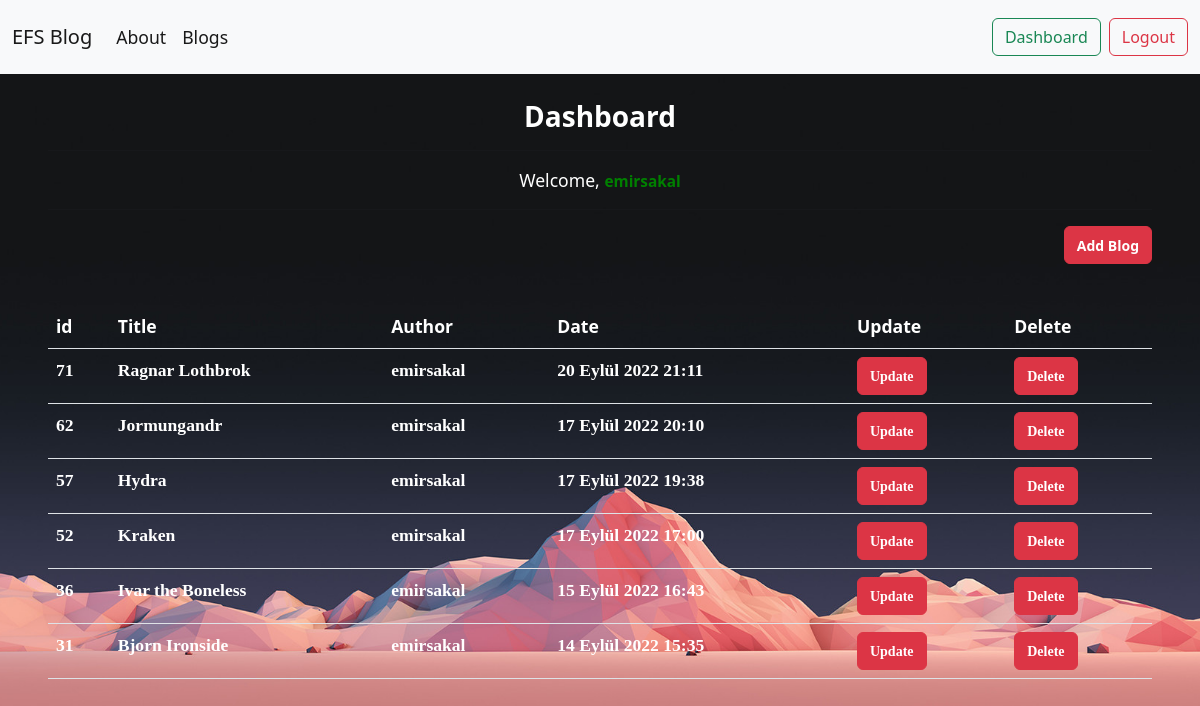
Screenshot of /blogs/dashboard/ (signed in) with the database file from the repository.
### article/models.py (models this page shows, shortened)
class Article(models.Model):
    author = models.ForeignKey("auth.User", on_delete = models.CASCADE,verbose_name= "Author ")
    title = models.CharField(max_length = 50, verbose_name= "Title ")
    content = RichTextField()
    created_date = models.DateTimeField(auto_now_add=True, verbose_name= "Created Date")
    article_image = models.FileField(blank = True,null = True,verbose_name="Image")
    article_image2 = models.FileField(blank = True,null = True,verbose_name="Image 2")
    class Meta:
        ordering = ['-created_date']

### article/views.py (the view)
# urls.py: path('dashboard/',views.dashboard,name = "dashboard"),
@login_required(login_url="user:login")
def dashboard(request):
    articles = Article.objects.filter(author = request.user)
    context = {
        "articles" : articles
    }
    return render(request,"dashboard.html",context)

### templates/dashboard.html (shortened to what this page needs)
{% extends 'layout.html' %}
{% block body %}
<h3 style = "color : white; text-align:center; font-weight: bold;"> Dashboard </h3>
<hr>
<p style = "color : white; text-align:center;">
    Welcome, <small style = "color : green; font-weight: bold;">{{request.user.username}}</small>
</p>
<hr>
<a class = "btn btn-danger" style = "float : right;" href = "{% url 'article:addblog' %}"><small style="font-weight: bold;">Add Blog</small></a>
<br><br><br>
{% if articles %}
    <table class="table">
        <thead>
        <tr style = "color : white;">
            <th scope="col">id</th>
            <th scope="col">Title</th>
            <th scope="col">Author</th>
            <th scope="col">Date</th>
            <th scope="col">Update</th>
            <th scope="col">Delete</th>
        </tr>
        </thead>
        <tbody>
            {% for article in articles %}
                <tr style = "color : white; font-family:Didot, serif; font-weight: bold;">
                    <th scope="row">{{article.id}}</th>
                    <td><a href = "{% url 'article:detail' article.id %}">{{article.title}}</a></td>
                    <td>{{article.author.username}}</td>
                    <td>{{article.created_date}}</td>
                    <td><a href="{% url 'article:update' article.id %}" class = "btn btn-danger"><small style="font-weight: bold;">Update</small></a></td>
                    <td><a class = "btn btn-danger" data-bs-toggle="modal" data-bs-target="#exampleModal"><small style="font-weight: bold;">Delete</small></a></td>
                </tr>
            {% endfor %}
        </tbody>
    </table>
{% else %}
    <div class ="alert alert-danger"> You did not write any blog.</div>
{% endif %}
{% endblock body %}

### static/css/main.css (style rules this page uses)
:root { --light-color: #fff; --light-color-alt: #afb6cd; --primary-background-color: #121213; --secondary-background-color: #252830; --hover-light-color: var(--light-color); --hover-dark-color: var(--primary-background-color); --gradient-color: linear-gradient( 115deg,#4fcf70,#fad648,#a767e5,#12bcfe,#44ce7b); --transparent-light-color: rgba(255,255,255,.05); --transparent-dark-color: rgba(0,0,0,.75); --font-family: 'Poppins', sans-serif; --font-size-xsm: 1.1rem; --font-size-sm: 1.6rem; --font-size-md: 2.4rem; --font-size-lg: 3rem; --font-size-xl: 4rem; --gap: 2rem; --margin-sm: 2rem; --margin-md: 3rem; --item-min-height-sm: 20rem; --item-min-height-md: 30rem; }
* { margin: 0; padding: 0; box-sizing: border-box; }
html { font-size: 100%; }
body { font-size: var(--font-size-xsm); }
a { text-decoration: none; color: inherit; }

### templates/dashboard.html (style rules this page uses)
body { background-image : url(/static/img/bg6.jpg); background-repeat : no-repeat; background-size:cover; width:100%; height:100%; background-attachment:fixed; background-position:center center; }

### rows the page displays
Article: id "71", title "Ragnar Lothbrok", author.username "emirsakal", created_date "20 Eylül 2022 21:11"
Article: id "62", title "Jormungandr", author.username "emirsakal", created_date "17 Eylül 2022 20:10"
Article: id "57", title "Hydra", author.username "emirsakal", created_date "17 Eylül 2022 19:38"
Article: id "52", title "Kraken", author.username "emirsakal", created_date "17 Eylül 2022 17:00"
Article: id "36", title "Ivar the Boneless", author.username "emirsakal", created_date "15 Eylül 2022 16:43"
Article: id "31", title "Bjorn Ironside", author.username "emirsakal", created_date "14 Eylül 2022 15:35"

### other values shown
{{ request.user.username }} "emirsakal"
